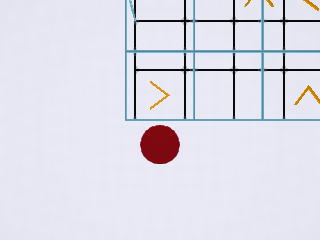
#> input picture bottom.png, 320 x 240 px
$ python circle_detect.py
#> lines starting #> are read from the running program, lines starting #| are printed output that depends on the picture; after the words box and inside, x2 and y2 are one past the last pixel; in counts of white or black regions, pixels touching at a corner belong together
import sys
import math
import cv2 as cv
import numpy as np


def main():
    default_file = 'sudoku.png'
    #filename = argv[0] if len(argv) > 0 else default_file
    # Loads an image
    src = cv.imread('bottom.png', cv.IMREAD_COLOR)
#> src is the input picture: shape (240, 320, 3); mean B, G, R 233.1, 221.5, 222.2
    srcg = cv.cvtColor(src, cv.COLOR_BGR2GRAY)
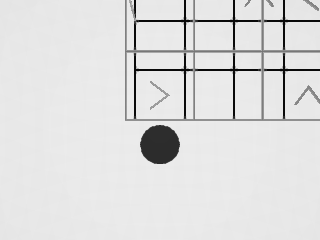
#> srcg: shape (240, 320); min 8, max 235, mean 222.6
    # Check if image is loaded fine
    if src is None:
        print('Error opening image!')
    #print('Usage: hough_lines.py [image_name -- default ' + default_file + '] \n')
    #return -1

    dst = cv.Canny(srcg, 50, 200, None, 3)
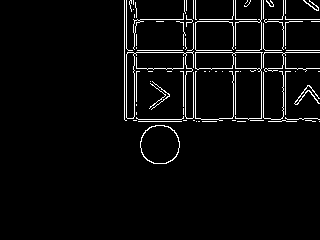
#> dst: shape (240, 320); 4.1% white in thin lines or dots, all inside (x1, y1, x2, y2) = (124, 0, 320, 164)

    # Copy edges to the images that will display the results in BGR
    #cdst = cv.cvtColor(dst, cv.COLOR_GRAY2BGR)
    cdstP = np.copy(src)

    linesP = cv.HoughLinesP(dst, 1, np.pi / 180, 50, None, 50, 10)
#> linesP = 22 rows, first 6: [124, 50, 319, 50], [124, 19, 319, 19], [124, 68, 319, 68], [124, 52, 319, 52], [261, 120, 261, 0], [285, 120, 285, 0]

    if linesP is not None:
        for i in range(0, len(linesP)):
            l = linesP[i][0]
            cv.line(cdstP, (l[0], l[1]), (l[2], l[3]), (0, 0, 255), 1, cv.LINE_AA)
#> this loop made 22 passes
#> l on passes 1 to 12: [124, 50, 319, 50], [124, 19, 319, 19], [124, 68, 319, 68], [124, 52, 319, 52], [261, 120, 261, 0], [285, 120, 285, 0], [126, 120, 126, 0], [283, 120, 283, 0], [193, 120, 193, 0], [233, 120, 233, 0], [124, 119, 124, 0], [192, 21, 319, 21]
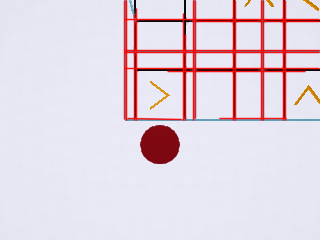
#> cdstP: shape (240, 320, 3); 8.77% of pixels changed, all inside (x1, y1, x2, y2) = (123, 0, 320, 122)

    circles = cv.HoughCircles(srcg,cv.HOUGH_GRADIENT,1,20, param1=10,param2=40,minRadius=10,maxRadius=0)
#> circles = [[159.5, 144.5, 20]]
    # ensure at least some circles were found
    if circles is not None:
        # convert the (x, y) coordinates and radius of the circles to integers
        circles = np.round(circles[0, :]).astype("int")
#> circles = [[160, 144, 20]]
        # loop over the (x, y) coordinates and radius of the circles
        for (x, y, r) in circles:
            # draw the circle in the output image, then draw a rectangle
            # corresponding to the center of the circle
            cv.circle(cdstP, (x, y), r, (0, 255, 0), 2)
#> this loop made 1 pass
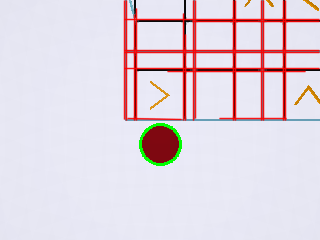
#> cdstP: shape (240, 320, 3); 0.5% of pixels changed, all inside (x1, y1, x2, y2) = (139, 123, 182, 166)
            #cv.rectangle(cdstP, (x - 5, y - 5), (x + 5, y + 5), (0, 128, 255), -1)

    cv.imshow("Source", src)
    cv.imshow("gray", srcg)
    cv.imshow("Detected Lines (in red) - Probabilistic Line Transform", cdstP)

    cv.waitKey()
    return 0


if __name__ == "__main__":
    main()

$ run again, with scene.png copied over bottom.png
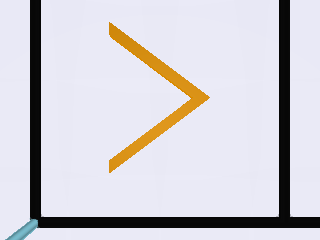
#> input picture scene.png, 320 x 240 px
#> in main, src is the input picture: shape (240, 320, 3); mean B, G, R 213.5, 207.2, 209.4
#> in main, `dst = cv.Canny(srcg, 50, 200, None, 3)`:
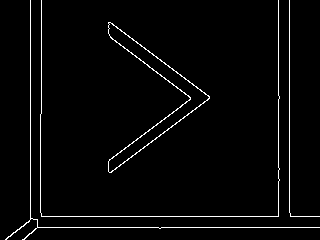
#> dst: shape (240, 320); 2.7% white in thin lines or dots
#> linesP = 13 rows, first 6: [37, 227, 319, 227], [30, 216, 278, 216], [30, 219, 30, 0], [278, 215, 278, 0], [289, 212, 289, 0], [110, 172, 209, 97]
#> the loop in main, `for i in range(0, len(linesP)):` made 13 passes
#> after the loop in main, `for i in range(0, len(linesP)):`:
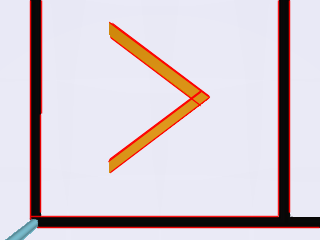
#> cdstP: shape (240, 320, 3); 7.17% of pixels changed, all inside (x1, y1, x2, y2) = (29, 0, 320, 229)
#> circles = None
